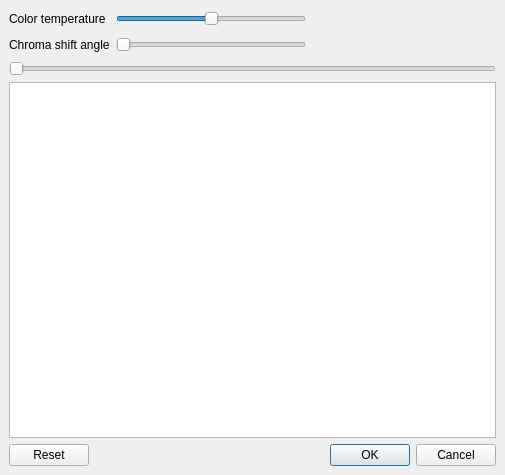
<?xml version="1.0" encoding="UTF-8"?>
<ui version="4.0">
 <class>colorTempDialog</class>
 <widget class="QDialog" name="colorTempDialog">
  <property name="geometry">
   <rect>
    <x>0</x>
    <y>0</y>
    <width>505</width>
    <height>475</height>
   </rect>
  </property>
  <property name="windowTitle">
   <string>Color Temperature</string>
  </property>
  <layout class="QVBoxLayout" name="verticalLayout">
   <property name="spacing">
    <number>6</number>
   </property>
   <property name="leftMargin">
    <number>9</number>
   </property>
   <property name="topMargin">
    <number>9</number>
   </property>
   <property name="rightMargin">
    <number>9</number>
   </property>
   <property name="bottomMargin">
    <number>9</number>
   </property>
   <item>
    <layout class="QGridLayout" name="gridLayout">
     <property name="leftMargin">
      <number>0</number>
     </property>
     <property name="topMargin">
      <number>0</number>
     </property>
     <property name="rightMargin">
      <number>0</number>
     </property>
     <property name="bottomMargin">
      <number>0</number>
     </property>
     <item row="1" column="0">
      <widget class="QLabel" name="labelTemperature">
       <property name="text">
        <string>Color temperature</string>
       </property>
      </widget>
     </item>
     <item row="2" column="0">
      <widget class="QLabel" name="labelChromaShiftAngle">
       <property name="text">
        <string>Chroma shift angle</string>
       </property>
      </widget>
     </item>
     <item row="1" column="1">
      <widget class="ADM_SliderIndicator" name="horizontalSliderTemperature">
       <property name="minimum">
        <number>-100</number>
       </property>
       <property name="maximum">
        <number>100</number>
       </property>
       <property name="pageStep">
        <number>20</number>
       </property>
       <property name="orientation">
        <enum>Qt::Horizontal</enum>
       </property>
      </widget>
     </item>
     <item row="2" column="1">
      <widget class="ADM_SliderIndicator" name="horizontalSliderAngle">
       <property name="maximum">
        <number>180</number>
       </property>
       <property name="pageStep">
        <number>20</number>
       </property>
       <property name="orientation">
        <enum>Qt::Horizontal</enum>
       </property>
      </widget>
     </item>
     <item row="1" column="2">
      <spacer name="horizontalSpacer">
       <property name="orientation">
        <enum>Qt::Horizontal</enum>
       </property>
       <property name="sizeHint" stdset="0">
        <size>
         <width>40</width>
         <height>20</height>
        </size>
       </property>
      </spacer>
     </item>
     <item row="2" column="2">
      <spacer name="horizontalSpacer_2">
       <property name="orientation">
        <enum>Qt::Horizontal</enum>
       </property>
       <property name="sizeHint" stdset="0">
        <size>
         <width>40</width>
         <height>20</height>
        </size>
       </property>
      </spacer>
     </item>
    </layout>
   </item>
   <item>
    <layout class="QHBoxLayout" name="toolboxLayout"/>
   </item>
   <item>
    <widget class="ADM_QSlider" name="horizontalSlider">
     <property name="orientation">
      <enum>Qt::Horizontal</enum>
     </property>
    </widget>
   </item>
   <item>
    <widget class="QGraphicsView" name="graphicsView">
     <property name="focusPolicy">
      <enum>Qt::NoFocus</enum>
     </property>
    </widget>
   </item>
   <item>
    <widget class="QDialogButtonBox" name="buttonBox">
     <property name="orientation">
      <enum>Qt::Horizontal</enum>
     </property>
     <property name="standardButtons">
      <set>QDialogButtonBox::Cancel|QDialogButtonBox::Ok|QDialogButtonBox::Reset</set>
     </property>
    </widget>
   </item>
  </layout>
 </widget>
 <customwidgets>
  <customwidget>
   <class>ADM_QSlider</class>
   <extends>QSlider</extends>
   <header>ADM_toolkitQt.h</header>
  </customwidget>
  <customwidget>
   <class>ADM_SliderIndicator</class>
   <extends>QSlider</extends>
   <header>ADM_toolkitQt.h</header>
  </customwidget>
 </customwidgets>
 <resources/>
 <connections>
  <connection>
   <sender>buttonBox</sender>
   <signal>accepted()</signal>
   <receiver>colorTempDialog</receiver>
   <slot>accept()</slot>
   <hints>
    <hint type="sourcelabel">
     <x>248</x>
     <y>254</y>
    </hint>
    <hint type="destinationlabel">
     <x>157</x>
     <y>274</y>
    </hint>
   </hints>
  </connection>
  <connection>
   <sender>buttonBox</sender>
   <signal>rejected()</signal>
   <receiver>colorTempDialog</receiver>
   <slot>reject()</slot>
   <hints>
    <hint type="sourcelabel">
     <x>316</x>
     <y>260</y>
    </hint>
    <hint type="destinationlabel">
     <x>286</x>
     <y>274</y>
    </hint>
   </hints>
  </connection>
 </connections>
</ui>
